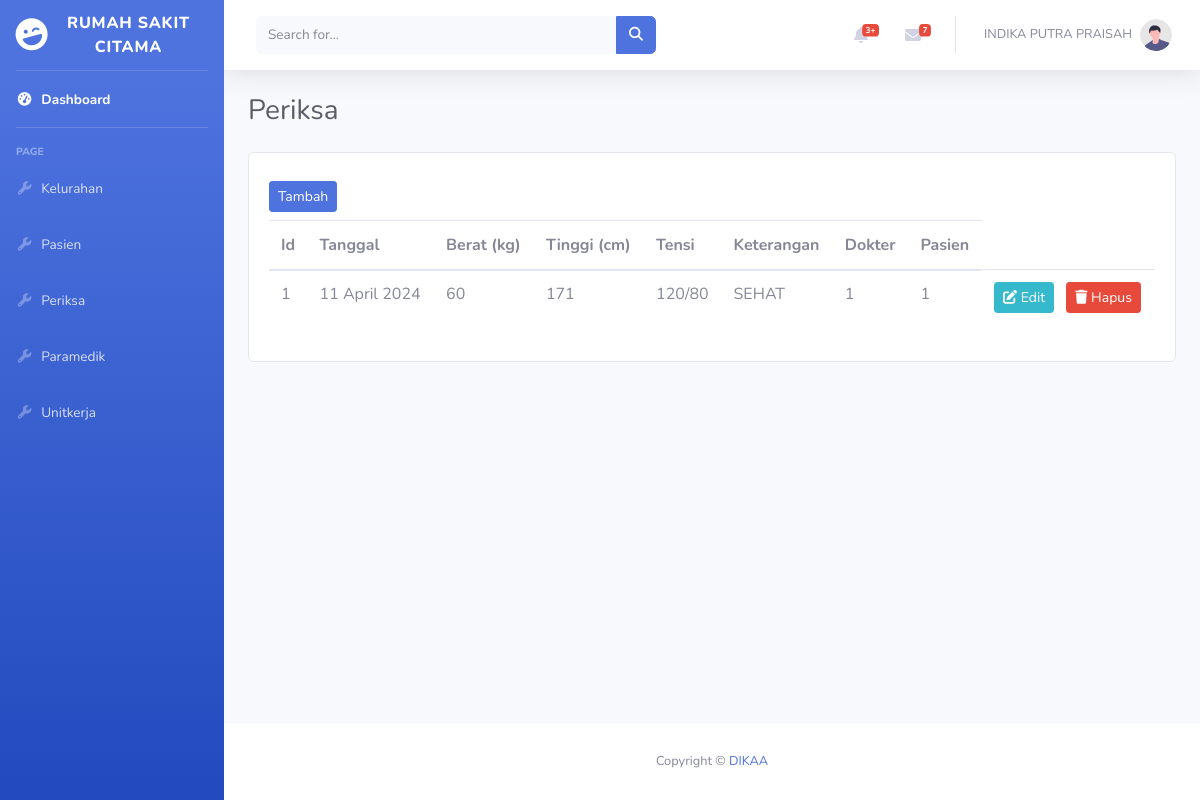
Screenshot of /periksa/index.php with the database file from the repository.
### tables this page shows
CREATE TABLE `periksa` (
  `id` int(11) NOT NULL,
  `tanggal` date DEFAULT NULL,
  `berat` double DEFAULT NULL,
  `tinggi` double DEFAULT NULL,
  `tensi` varchar(20) DEFAULT NULL,
  `keterangan` varchar(100) DEFAULT NULL,
  `pasien_id` int(11) DEFAULT NULL,
  `dokter_id` int(11) DEFAULT NULL
);

### periksa/index.php (the view, shortened to what this page needs)
<!DOCTYPE html>
<html lang="en">
<?php
include_once('../include/meta.php');
require_once('../dbkoneksi.php');
?>
<body id="page-top">
    <div id="wrapper">
        <?php include_once('../include/header.php') ?>
        <div id="content-wrapper" class="d-flex flex-column">
            <div id="content">
                <?php include_once('../include/sidebar.php') ?>
                <div class="container-fluid">
                    <div class="d-sm-flex align-items-center justify-content-between mb-4">
                        <h1 class="h3 mb-0 text-gray-800">Periksa</h1>
                    </div>
                    <div class="row">
                        <div class="col-md-12">
                            <div class="card">
                                <div class="card-body">
                                    <a href="tambah.php" class="btn btn-primary btn-sm my-2">Tambah</a>
                                    <div class="table-responsive">
                                        <table class="table">
                                            <thead>
                                                <tr>
                                                <th>Id</th>
                                                <th>Tanggal</th>
                                                <th>Berat (kg)</th>
                                                <th>Tinggi (cm)</th>
                                                <th>Tensi</th>
                                                <th>Keterangan</th>
                                                <th>Dokter</th>
                                                <th>Pasien</th>
                                                </tr>
                                            </thead>
                                            <tbody>
                                                <?php
                                                $no = 1;
                                                $sql = "SELECT periksa.*, pasien.nama as nama_pasien, dokter.nama as nama_dokter
                                                FROM periksa
                                                INNER JOIN pasien ON periksa.pasien_id = pasien.id
                                                INNER JOIN dokter ON periksa.dokter_id = dokter.id";
                                        $stmt = $dbh->prepare($sql);
                                        $stmt->execute();
                                        $result = $stmt->fetchAll();
                                                foreach ($result as $row) { ?>
                                                    <tr>
                                                    <tr>
                                                    <td><?= $no++ ?></td>
                                                    <td><?= date('d F Y', strtotime($row['tanggal'])) ?></td>
                                                    <td><?= $row['berat'] ?></td>
                                                    <td><?= $row['tinggi'] ?></td>
                                                    <td><?= $row['tensi'] ?></td>
                                                    <td><?= $row['keterangan'] ?></td>
                                                    <td><?= $row['dokter_id'] ?></td>
                                                    <td><?= $row['pasien_id'] ?></td>
                                                        <td>
                                                        <a href="edit.php?id=<?= $row['id'] ?>" class="btn btn-info btn-sm mr-2">
                                                        <i class="fas fa-edit"></i> Edit
                                                    </a>
                                                    <a href="hapus.php?id=<?= $row['id'] ?>" class="btn btn-danger btn-sm">
                                                        <i class="fas fa-trash"></i> Hapus
                                                    </a>
                                                        </td>
                                                    </tr>
                                                <?php }
                                                ?>
                                            </tbody>
                                        </table>
                                    </div>
                                </div>
                            </div>
                        </div>
                    </div>
                </div>
            </div>
            <?php include_once('../include/footer.php') ?>
        </div>
    </div>
</body>
</html>

### rows the page displays
periksa: tanggal "11 April 2024", berat "60", tinggi "171", tensi "120/80", keterangan "SEHAT", dokter "1", pasien "1"
